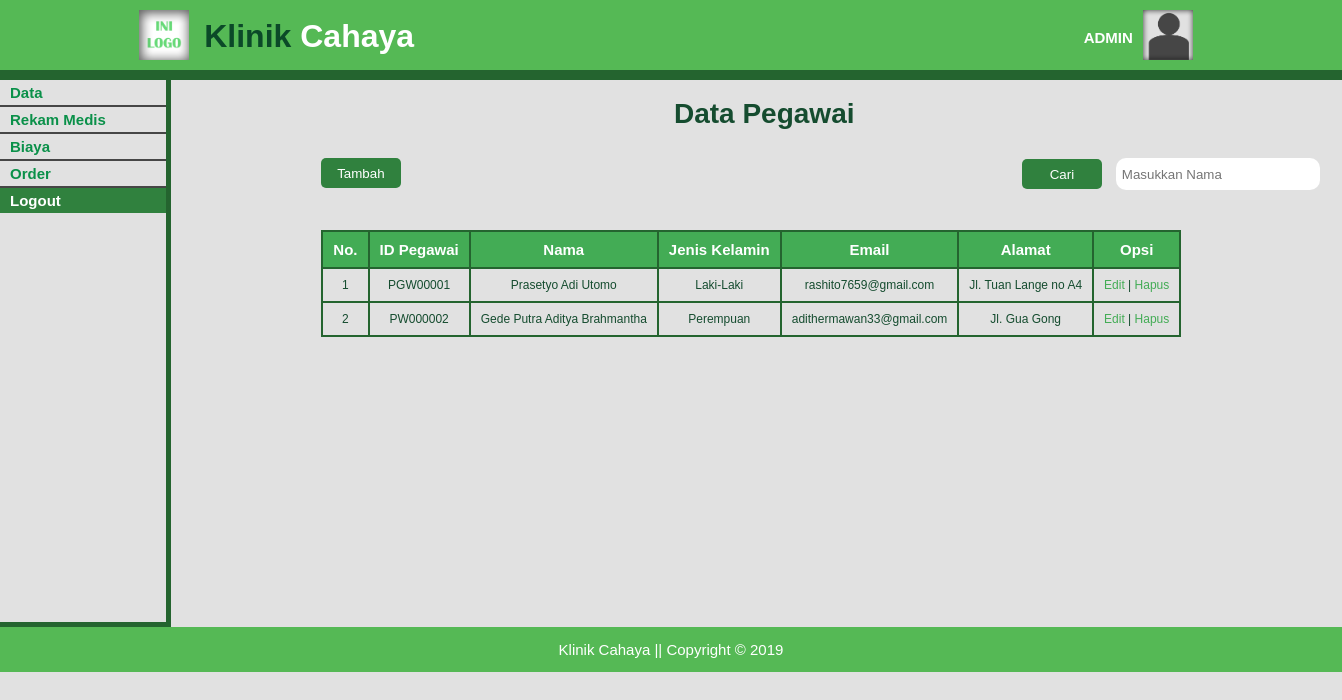
The app's page /data_pegawai-a.php (signed in) with its own data.
### tables this page shows
CREATE TABLE `tb_pegawai` (
  `id_pegawai` varchar(8) NOT NULL,
  `nama` varchar(30) DEFAULT NULL,
  `jenis_kelamin` varchar(10) DEFAULT NULL,
  `email` varchar(30) DEFAULT NULL,
  `alamat` varchar(100) DEFAULT NULL,
  `user_pegawai` varchar(16) DEFAULT NULL,
  `pass_pegawai` varchar(8) DEFAULT NULL,
  `level_pegawai` int(11) DEFAULT NULL
);

### data_pegawai-a.php (the view, shortened to what this page needs)
<!DOCTYPE html>
<html>
  <head>
    <link rel="stylesheet" href="./css/data-p_style.css">
  </head>
  <body>
    <header>
      <div class="container">
        <div id="logo">
          <img src="./img/ini_logo.png" alt="Logo">
          <a href="index-a.php"><span class="hightlight">Klinik</span> Cahaya</a>
        </div>
        <div id="profil">
          <img src="./img/pp.png" alt="Profil">
          <h4>ADMIN</h4>
        </div>
      </div>
    </header>
    <section id="sidemenu">
      <div class="container">
        <ul>
          <li class="main">Data
          </li>
          <li class="main"><a href="data_rm-a.php">Rekam Medis</a></li>
					<li class="main">Biaya
          </li>
          <li class="main"><a href="data_order-a.php">Order</a></li>
          <li id="logout"><a href="logout-action.php">Logout</a></li>
        </ul>
      </div>
    </section>
    <section id="content">
      <div class="container">
        <div class="title">
          <h2>Data Pegawai</h2>
        </div>
        <div class="button">
          <a href="add-pegawai.php"><button type="button" name="tambah">Tambah</button></a>
					<form class="search" action="" method="post">
						<input class="submit" type="submit" name="cariB" value="Cari">
	          <input class="text" type="text" name="cari" placeholder="&nbsp;Masukkan Nama">
					</form>
        </div>
        <br>
        <div class="table">
          <table border=1px>
            <tr>
              <th>No.</th>
              <th>ID Pegawai</th>
              <th>Nama</th>
              <th>Jenis Kelamin</th>
              <th>Email</th>
              <th>Alamat</th>
              <th>Opsi</th>
            </tr>
            <?php
              include('connect.php');
							$cari = empty($_POST['cariB']) ? '' : $_POST['cariB'];
							$inputan = empty($_POST['cari']) ? '' : $_POST['cari'];
							if (isset($cari)) {
								if ($inputan != "") {
									$sql = mysqli_query($connect,"SELECT * FROM tb_pegawai WHERE nama like '%$inputan%'");
								}else{
									$sql = mysqli_query($connect,"SELECT * FROM tb_pegawai");
								}
							}else{
									$sql = mysqli_query($connect,"SELECT * FROM tb_pegawai");
							}
              $no = 1;
              while ($data = mysqli_fetch_array($sql)) {
              ?>
              <tr>
                <td><?php echo $no++; ?></td>
                <td><?php echo $data['id_pegawai']; ?></td>
                <td><?php echo $data['nama']; ?></td>
                <td><?php echo $data['jenis_kelamin']; ?></td>
                <td><?php echo $data['email']; ?></td>
                <td><?php echo $data['alamat']; ?></td>
                <td>
                  <a class="edit" href="update-pegawai.php?id=<?php echo $data['id_pegawai'] ?>">Edit</a> |
                  <a class="hapus" href="delete-pegawai.php?id=<?php echo $data['id_pegawai'] ?>">Hapus</a>
                </td>
              </tr>
            <?php  }
             ?>
          </table>
        </div>
      </div>
    </section>
    <footer>
      <div class="container">
        <p>Klinik Cahaya || Copyright &copy; 2019</p>
      </div>
    </footer>
  </body>
</html>

### css/data-p_style.css (style rules this page uses)
body { background-color: #e1e1e1; font: 15px/1 arial,sans-serif; padding: 0; margin: 0; }
.container { width: 80%; margin: auto; overflow: hidden; }
ul { margin: 0; padding: 0; }
header { padding: 10px 0 10px 0; background-color: #55b955; border-bottom: #24642f 10px solid; color : #ffffff; }
header img { width: 50px; height: 50px; }
header #logo img { float:left; padding-left: 5px; }
header #logo a { text-decoration: none; color: white; font-size: 32px; font-weight: bold; float: left; padding: 10px 0 0 15px; }
header .hightlight { color:#0b4928; }
header #profil img { float: right; padding-right: 15px; }
header #profil h4 { float:right; margin: 0; padding: 20px 10px 0 0; }
#sidemenu { padding: 0 0 0 0; color: #0a9049; font-size: 15px; font-weight: bold; float: left; }
#sidemenu .container { width: 150%; margin: auto; left: auto; right: auto; min-height: 542px; border-right: #24642f 5px solid; border-bottom: #24642f 5px solid; }
#sidemenu .main { border-bottom: #464646 2px solid; }
#sidemenu ul li { padding: 5px 0 5px 10px;; }
#sidemenu a { text-decoration: none; color: #0a9049; }
#logout { background-color: #30813e; }
#logout a { color: #ffffff; }
#content { margin: 0; padding: 0 0 0 60px; min-height: 542px; color:#154c2f; text-align: center; float: left; }
#content .container { width:135%; margin:auto; min-height: 500px; }
#content .title { width: 85%; padding: 20px 0 20px 100px; margin: 0; }
#content .button { width: 99%; padding-top: 20px; text-align: right; margin: 0 0 0 0; padding: 10px 0 0 0; }
.search { float: right; }
.submit { background-color: #30813e; color: #ffffff; width: 80px; height: 30px; border: none; border-radius: 5px; margin: 0 10px 0 0; }
.text { border: none; width: 200px; height: 30px; border-radius: 10px; }
#content .button button { background-color: #30813e; color: #ffffff; width: 80px; height: 30px; border: none; border-radius: 5px; margin: 0 10px 0 150px; float: left; }
#content .title h2 { font-size: 28px; margin: 0; padding: 0; }
#content .table { width:100%; margin: 0; padding: 40px 0 0 0; text-align: -webkit-center; clear: both; }
table { border-collapse: collapse; }
table th, td { border: 2px solid #24642f; padding: 10px; text-align: center; }
th { background-color: #43ac55; color: #ffffff; }
td { font-size: 12px; }
td a { text-decoration: none; color: #43ac55; }
footer { clear: both; background-color: #55b955; text-align: center; color: #ffffff; }

### records on screen
tb_pegawai: id_pegawai "PGW00001", nama "Prasetyo Adi Utomo", jenis_kelamin "Laki-Laki", email "rashito7659@gmail.com", alamat "Jl. Tuan Lange no A4"
tb_pegawai: id_pegawai "PW000002", nama "Gede Putra Aditya Brahmantha", jenis_kelamin "Perempuan", email "adithermawan33@gmail.com", alamat "Jl. Gua Gong"
